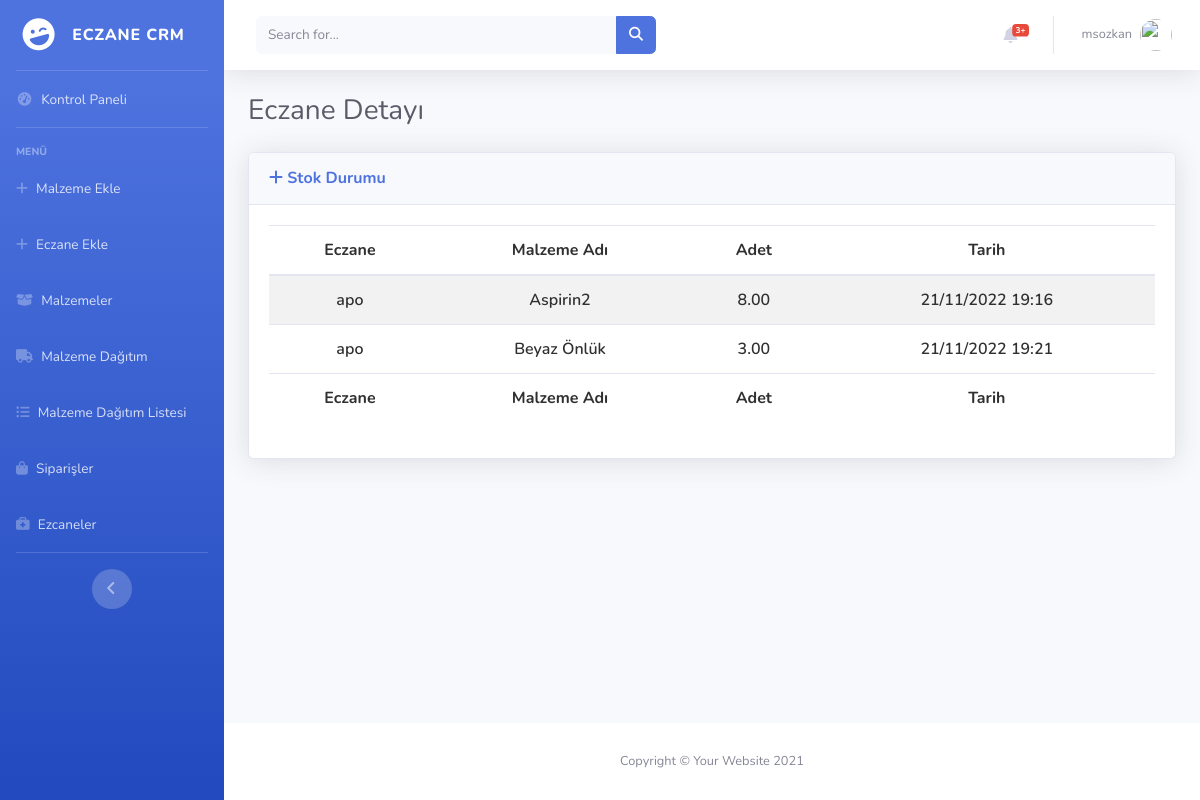
The page /edit/pharmacy/7/ (signed in) on the database as committed earlier.
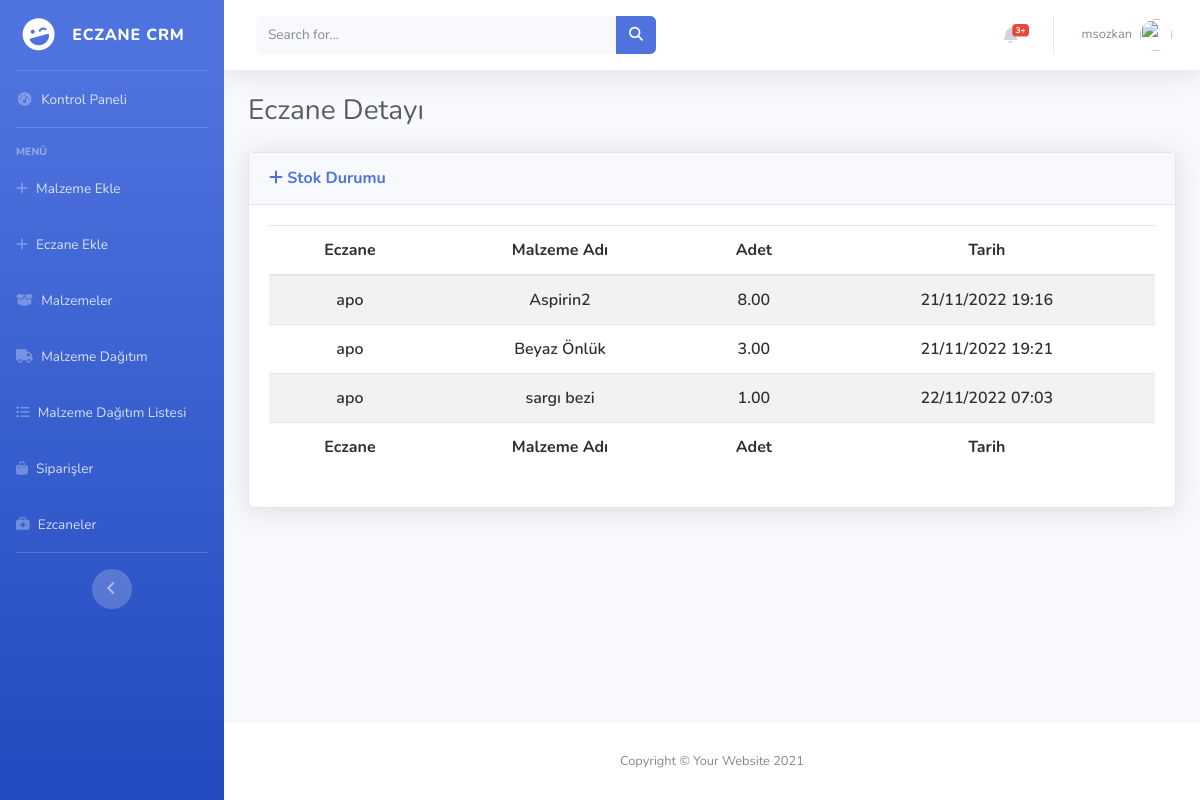
The same page on the database as committed later.
### items/models.py (models this page shows, shortened)
class PharmacyStorage(models.Model):
    user = models.ForeignKey(User, on_delete=models.CASCADE)
    item_name = models.ForeignKey(Items, on_delete=models.SET_NULL,null=True)
    quantity=models.DecimalField(max_digits=10,decimal_places=2)
    status=models.BooleanField(default=True)
    created_at = models.DateTimeField(auto_now_add=True,null=True,blank=True)
    updated_at = models.DateTimeField(auto_now=True,null=True,blank=True)

class Items(models.Model):
    item_name=models.CharField(max_length=60)
    quantity=models.DecimalField(max_digits=10,decimal_places=2)
    status=models.BooleanField(default=True)
    created_at = models.DateTimeField(auto_now_add=True,null=True,blank=True)
    updated_at = models.DateTimeField(auto_now=True,null=True,blank=True)
    def __str__(self):
        return self.item_name

### accounts/views.py (the view, shortened to what this page needs)
# urls.py: path("edit/pharmacy/<int:pk>/",views.edit_pharmacy,name="edit_pharmacy"),
@admin_login_required(login_url = "pharmacy:dashboard")
def edit_pharmacy(request,pk):
    instance = get_object_or_404(User,id = pk)
    items=PharmacyStorage.objects.filter(user=instance)
    instance_profile = get_object_or_404(UserProfile,user = instance)
    form=UpdateUserForm(request.POST or None,instance = instance)
    form_profile=UserProfileForm(request.POST or None,instance = instance_profile)
    return render(request,"edit_pharmacy.html",{"form":form,"form_profile":form_profile,"instance":instance,"instance_profile":instance_profile,"items":items})

### accounts/forms.py
class UpdateUserForm(forms.ModelForm):
    username = forms.CharField(max_length=100,
                               required=True,
                               widget=forms.TextInput(attrs={'class': 'form-control form-control-user mb-2', 'placeholder':'Username',"type":"text",}))
    email = forms.EmailField(required=True,
                             widget=forms.TextInput(attrs={'class': 'form-control form-control-user mb-2', 'placeholder':'Email',"type":"email",}))
    class Meta:
        model = User
        fields = ['username', 'email']

### pharmacy/utils.py (called while the page is built, shortened)
def user_passes_test(
    test_func, login_url=None, redirect_field_name=REDIRECT_FIELD_NAME
):
    def decorator(view_func):
        @wraps(view_func)
        def _wrapped_view(request, *args, **kwargs):
            if test_func(request.user):
                return view_func(request, *args, **kwargs)
        return _wrapped_view
    return decorator

### accounts/templates/edit_pharmacy.html (shortened to what this page needs)
{% extends 'layout.html' %}
{% load static %}
{% block css %}
    <link href="https://cdn.datatables.net/1.12.1/css/dataTables.bootstrap5.min.css" rel="stylesheet"/>
    <link href="https://cdn.datatables.net/responsive/2.3.0/css/responsive.bootstrap5.min.css" rel="stylesheet" />
    <link href="https://cdn.datatables.net/buttons/2.2.3/css/buttons.dataTables.min.css" rel="stylesheet"/>
<link
  rel="stylesheet"
  href="https://cdnjs.cloudflare.com/ajax/libs/font-awesome/6.2.0/css/all.min.css"
/>
<link rel="stylesheet" href="{% static 'css/datatables_file.css'%}">
{% endblock  %}
{% block body %}
<div class="container-fluid">
    <h1 class="h3 mb-2 text-gray-800">Eczane Detayı</h1>
</div>
              <div class="container-fluid mt-4">
                <div class="card shadow mb-4">
                    <div class="card-header py-3">
                        <h6 class="m-0 font-weight-bold text-primary">
                            <i class="fa fa-plus"></i>
                            Stok Durumu
                         </h6>
                    </div>
                    <div class="card-body">
                        <div class="table-responsive">
                            <table
                            id="example"
                            class="table table-striped nowrap"
                            style="width: 100%!important">
                            <thead>
                                <tr>
                                  <th data-priority="1">Eczane</th>
                                  <th data-priority="2">Malzeme Adı</th>
                                  <th data-priority="3">Adet</th>
                                  <th data-priority="4">Tarih</th>
                                </tr>
                              </thead>
                              <tbody>
                                {% for item in items %}
                                <tr>
                                  <td>{{item.user}}</td>
                                  <td>{{item.item_name}}</td>
                                  <td>
                                    {{item.quantity}}
                                  </td>
                                  <td>
                                    {{item.updated_at|date:"d/m/Y H:i"}}
                                  </td>
                                </tr>
                                {% endfor %}
                              </tbody>
                              <tfoot>
                                <tr >
                                  <th>Eczane</th>
                                  <th>Malzeme Adı</th>
                                  <th>Adet</th>
                                  <th>Tarih</th>
                                </tr>
                              </tfoot>
                            </table>
                        </div>
                    </div>
                </div>
            </div>
{% endblock  %}

Rows that differ between the two databases and show on the page:
added PharmacyStorage: user "apo", item_name "sargı bezi", quantity "1.00", updated_at "22/11/2022 07:03"
